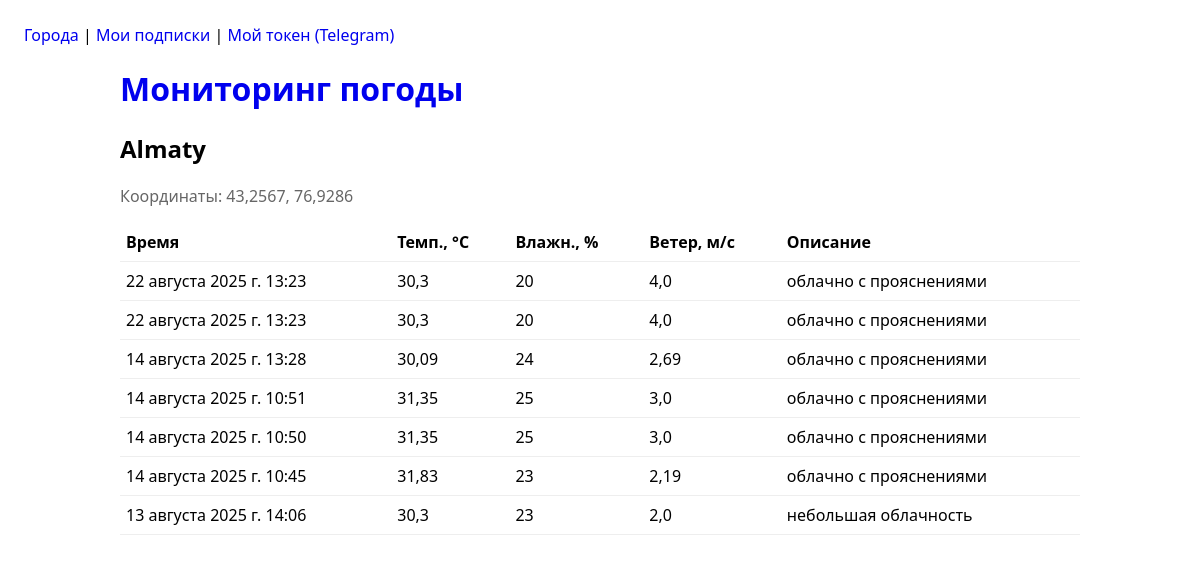
Screenshot of /city/1/ with the database file from the repository.
### weather/models.py (models this page shows, shortened)
class City(models.Model):
    name = models.CharField('Название', max_length=120, db_index=True)
    external_id = models.CharField('Внешний ID', max_length=50, unique=True, null=True, blank=True)
    lat = models.FloatField('Широта')
    lon = models.FloatField('Долгота')
    class Meta:
        verbose_name = 'Город'
        verbose_name_plural = 'Города'
        ordering = ['name']
        indexes = [
            models.Index(fields=['name']),
            models.Index(fields=['lat', 'lon']),
        ]

class WeatherSnapshot(models.Model):
    city = models.ForeignKey(City, on_delete=models.CASCADE, related_name="snapshots", verbose_name="Город")
    ts = models.DateTimeField("Время среза", db_index=True)
    temp = models.FloatField("Температура, °C")
    humidity = models.IntegerField("Влажность, %")
    wind = models.FloatField("Скорость ветра, м/с")
    description = models.CharField("Описание", max_length=120)
    raw = models.JSONField("Ответ API")
    class Meta:
        verbose_name = "Снимок погоды"
        verbose_name_plural = "Снимки погоды"
        ordering = ["-ts"]
        indexes = [
            models.Index(fields=["city", "-ts"]),
        ]

### weather/views.py (the view)
# urls.py: path("city/<int:pk>/", views.city_detail, name="city_detail"),
def city_detail(request, pk: int):
    city = get_object_or_404(City, pk=pk)
    snaps = WeatherSnapshot.objects.filter(city=city).order_by("-ts")[:50]
    return render(request, "weather/city_detail.html", {"city": city, "snaps": snaps})

### weather/templates/weather/city_detail.html (shortened to what this page needs)
{% extends "weather/base.html" %}
{% block content %}
  <h2>{{ city.name }}</h2>
  <p class="muted">Координаты: {{ city.lat }}, {{ city.lon }}</p>
  {% if snaps %}
    <table>
      <thead>
        <tr>
          <th>Время</th>
          <th>Темп., °C</th>
          <th>Влажн., %</th>
          <th>Ветер, м/с</th>
          <th>Описание</th>
        </tr>
      </thead>
      <tbody>
        {% for s in snaps %}
          <tr>
            <td>{{ s.ts }}</td>
            <td>{{ s.temp }}</td>
            <td>{{ s.humidity }}</td>
            <td>{{ s.wind }}</td>
            <td>{{ s.description }}</td>
          </tr>
        {% endfor %}
      </tbody>
    </table>
  {% else %}
    <p>Пока нет данных. Выполните сбор:</p>
    <pre>python manage.py fetch_weather --city "{{ city.name }}"</pre>
  {% endif %}
{% endblock %}

### weather/templates/weather/base.html (shortened to what this page needs)
<!doctype html>
<html lang="ru">
<head>
  <p>
  <a href="{% url 'weather:index' %}">Города</a> |
  <a href="{% url 'weather:my_subscriptions' %}">Мои подписки</a> |
  <a href="{% url 'weather:my_token' %}">Мой токен (Telegram)</a>
</p>
</head>
<body>
<div class="container">
  <h1><a href="{% url 'weather:index' %}">Мониторинг погоды</a></h1>
  {% block content %}{% endblock %}
</div>
</body>
</html>

### weather/templates/weather/base.html (style rules this page uses)
body { font-family: system-ui, -apple-system, Segoe UI, Roboto, Arial, sans-serif; margin: 24px; }
a { text-decoration: none; }
table { border-collapse: collapse; width: 100%; }
th, td { border-bottom: 1px solid #eee; padding: 8px 6px; text-align: left; }
.container { max-width: 960px; margin: 0 auto; }
.muted { color: #666; }

### rows the page displays
City: name "Almaty", lat "43,2567", lon "76,9286"
WeatherSnapshot: ts "22 августа 2025 г. 13:23", temp "30,3", humidity "20", wind "4,0", description "облачно с прояснениями"
WeatherSnapshot: ts "22 августа 2025 г. 13:23", temp "30,3", humidity "20", wind "4,0", description "облачно с прояснениями"
WeatherSnapshot: ts "14 августа 2025 г. 13:28", temp "30,09", humidity "24", wind "2,69", description "облачно с прояснениями"
WeatherSnapshot: ts "14 августа 2025 г. 10:51", temp "31,35", humidity "25", wind "3,0", description "облачно с прояснениями"
WeatherSnapshot: ts "14 августа 2025 г. 10:50", temp "31,35", humidity "25", wind "3,0", description "облачно с прояснениями"
WeatherSnapshot: ts "14 августа 2025 г. 10:45", temp "31,83", humidity "23", wind "2,19", description "облачно с прояснениями"
WeatherSnapshot: ts "13 августа 2025 г. 14:06", temp "30,3", humidity "23", wind "2,0", description "небольшая облачность"
